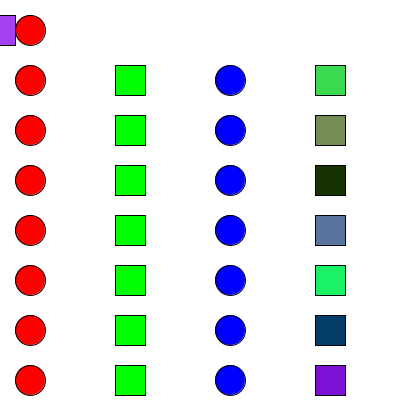
Frame 1 (no input)
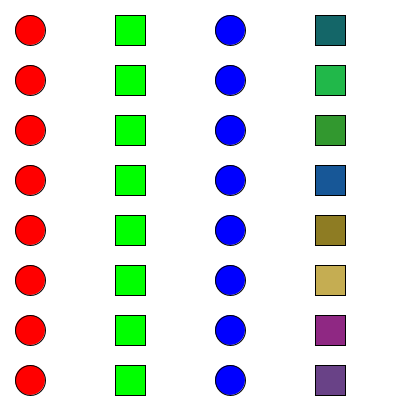
Frame 60 (the mouse pressed at the canvas centre just before this capture)
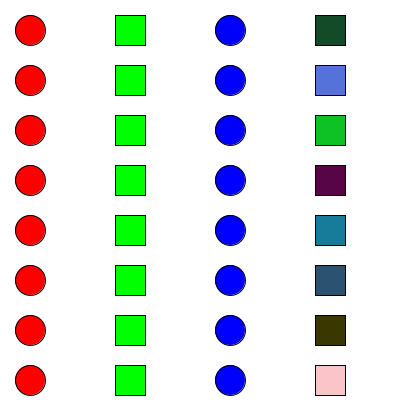
Frame 120 (the mouse held since frame 60 and released just before this capture)

The Processing sketch that drew these frames (run headless with seeded random() and noise(); from frame 60 on, the mouse is pressed at the canvas centre):

// Processing sketch: processing_91469
// ── processing_91469.pde

/*Nafis Sabir
Prof Calli Higgins
HW 5.2.1 part 2*/
int w = 30;//width of shapes
int h = 30;//height of shapes
int circx1 = 30;//left circle x
int rectx1;//left rect x
int circx2;//right circle x
int rectx2;//right rect x
int ycirc1 = 30;//left circle y
int yrect1 = 30;//left rect y
int yrect2 = 30;//right circle x
int ycirc2 = 30;//right rect x
int horz = 100;//horizontal spacing 
int vert = 50;//vertical spacing
int endRun = 500;//boundary for shapes


void setup(){
  size(400, 400);
}

void draw() {
  background(255);//white background
  fill(255, 0, 0);//red for circle
  ycirc1 = 30;//left circle location
  while (ycirc1 <= endRun) {//draw circles until the boundary is reached
    ellipse(circx1, ycirc1, w, h);
    ycirc1 = ycirc1 + vert;//spacing for circles
  }
  yrect1 = 30;
  while (yrect1 <= endRun) {//draw rects until the boundary is reached
    rectMode(CENTER);
    fill(0, 255, 0);//green for rect
    rect(rectx1, yrect1, w, h);
     rectx1 = circx1 + horz;//spacing for left rect
    yrect1 = yrect1 + vert;
  }
ycirc2 = 30;
  while (ycirc2 <= endRun) {//draw circles until the boundary is reached
    fill(0, 0, 255);//blue for circles
    ellipse(circx2, ycirc2, w, h);
    circx2 = rectx1 + horz;//spacing for right circle
    ycirc2 = ycirc2 + vert;
    
  }
  yrect2 = 30;
  while (yrect2 <= endRun) {//draw rects until the boundary is reached
    rectMode(CENTER);
    fill(random(255), random(255), random(255));//random color for rects
    rect(rectx2, yrect2, w, h);
     rectx2 = circx2 + horz;//spacing for right rect
    yrect2 = yrect2 + vert;
  }
}
 
